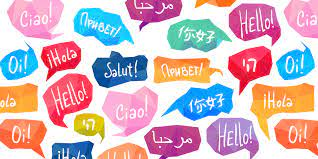
#> input picture src/download (1).jpg, 318 x 159 px
$ python ThumbnailGenerator.py
#> lines starting #> are read from the running program, lines starting #| are printed output that depends on the picture
import numpy as np
import imageio
import cv2
import scipy.ndimage

img="download (1).jpg"

def grayscale(rgb):
    return np.dot(rgb[...,:3],[0.299,0.587,0.114])

def dodge(front,back):
    result=front*255/(255-back)
    result[result>255]=255
    result[back==255]=255
    return result.astype('uint8')

s=imageio.imread(img)
#> s is the input picture: shape (159, 318, 3); mean R, G, B 209.4, 182.4, 190.5
g=grayscale(s)
#> in grayscale, `return np.dot(rgb[...,:3],[0.299,0.587,0.114])`:
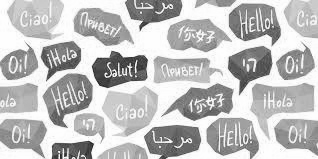
#> returned value: shape (159, 318) float64; min 28.97, max 255, mean 191.4
i=255-g
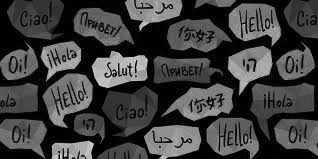
#> i: shape (159, 318) float64; min 2.84e-14, max 226, mean 63.6
b=scipy.ndimage.filters.gaussian_filter(i,sigma=10)
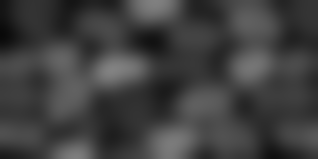
#> b: shape (159, 318) float64; min 9.32, max 130.4, mean 63.6
r=dodge(b,g)
#> in dodge, `result=front*255/(255-back)`:
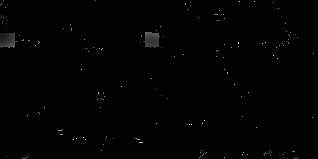
#> result: shape (159, 318) float64; min 61.09, max 7.78e+17, mean 3.26e+15; drawn with min black and max white
#> in dodge, `result[result>255]=255`:
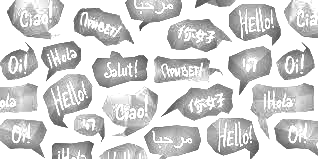
#> result: shape (159, 318) float64; min 61.09, max 255, mean 209.9
